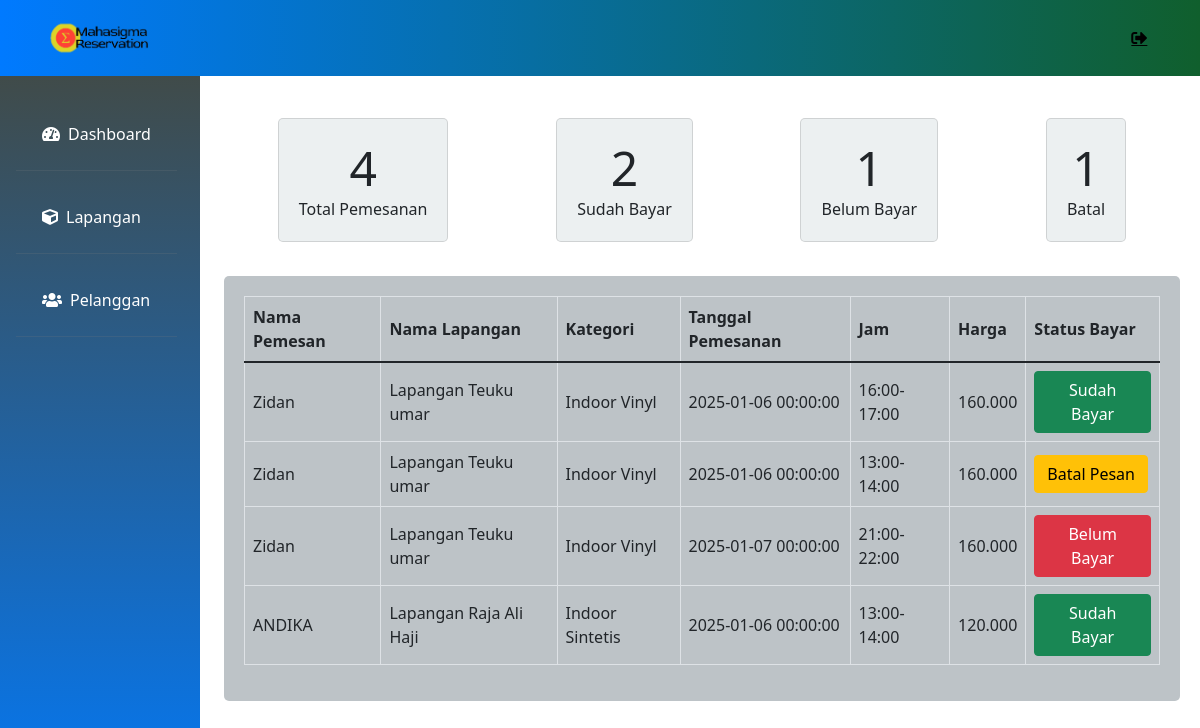
Screenshot of /dashboard.php (signed in) with the database file from the repository.
### tables this page shows
CREATE TABLE `pemesan` (
  `id` int(11) NOT NULL,
  `username` varchar(15) NOT NULL,
  `nama_pemesan` varchar(20) NOT NULL,
  `tanggal_pemesanan` datetime NOT NULL,
  `jam` varchar(20) NOT NULL,
  `nama_lapangan` varchar(30) NOT NULL,
  `kategori` varchar(15) NOT NULL,
  `harga` int(11) NOT NULL,
  `gambar` varchar(255) DEFAULT NULL,
  `status_bayar` enum('Belum Bayar','Sudah Bayar','Batal Pesan') DEFAULT 'Belum Bayar'
);

### dashboard.php (the view, shortened to what this page needs)
<?php
include 'koneksi.php';
$totalPesanan = mysqli_fetch_assoc(mysqli_query($koneksi, "SELECT COUNT(*) AS total FROM pemesan"))['total'];
$totalSudahBayar = mysqli_fetch_assoc(mysqli_query($koneksi, "SELECT COUNT(*) AS total FROM pemesan WHERE status_bayar = 'Sudah Bayar'"))['total'];
$totalBelumBayar = mysqli_fetch_assoc(mysqli_query($koneksi, "SELECT COUNT(*) AS total FROM pemesan WHERE status_bayar = 'Belum Bayar'"))['total'];
$totalBatal = mysqli_fetch_assoc(mysqli_query($koneksi, "SELECT COUNT(*) AS total FROM pemesan WHERE status_bayar = 'Batal Pesan'"))['total'];
?>
<!doctype html>
<html lang="en">
<head>
    <link rel="stylesheet" href="https://cdn.jsdelivr.net/npm/bootstrap@5.1.3/dist/css/bootstrap.min.css">
    <link rel="stylesheet" href="https://cdnjs.cloudflare.com/ajax/libs/font-awesome/5.15.4/css/all.min.css">
</head>
<body>
<nav class="navbar navbar-expand-lg navbar-light bg-info fixed-top">
        <div class="container-fluid">
            <img alt="logo" class="navbar-brand text-white-fa-2x" height="60"
                src="./image/mahasigma-reservation-high-resolution-logo.png">
            <div class="collapse navbar-collapse" id="navbarSupportedContent">
                <div class="ms-auto d-flex align-items-center">
                    <div class="icon">
                        <a href="logout.php" class="fas fa-sign-out-alt fa-1x me-4 text-black"></a>
                    </div>
                </div>
            </div>
        </div>
    </nav>
    <div class="row g-0 mt-5">
        <div class="col-md-2 bg-info mt-2 pt-5">
            <ul class="nav flex-column ms-3 mb-5">
                <li class="nav-item">
                    <a class="nav-link active text-white" href="dashboard.php"><i
                            class="fas fa-tachometer-alt me-2"></i>Dashboard</a>
                    <hr class="bg-secondary">
                </li>
                <li class="nav-item">
                    <a class="nav-link text-white" href="lapangan.php"><i class="fas fa-cube me-2"></i>Lapangan</a>
                    <hr class="bg-secondary">
                </li>
                <li class="nav-item">
                    <a class="nav-link text-white" href="pelanggan.php"><i class="fas fa-users me-2"></i>Pelanggan</a>
                    <hr class="bg-secondary">
                </li>
            </ul>
        </div>
        <div class="content flex-grow-1 col-md-10">
            <div class="d-flex justify-content-around">
            <div class="card">
                    <h1><?= $totalPesanan ?></h1>
                    <p>Total Pemesanan</p>
                </div>
                <div class="card">
                    <h1><?= $totalSudahBayar ?></h1>
                    <p>Sudah Bayar</p>
                </div>
                <div class="card">
                    <h1><?= $totalBelumBayar ?></h1>
                    <p>Belum Bayar</p>
                </div>
                <div class="card">
                    <h1><?= $totalBatal ?></h1>
                    <p>Batal
                </div>
            </div>
            <div class="table-container mt-4">
                <table class="table table-bordered">
                    <thead>
                        <tr>
                            <th>Nama Pemesan</th>
                            <th>Nama Lapangan</th>
                            <th>Kategori</th>
                            <th>Tanggal Pemesanan</th>
                            <th>Jam</th>
                            <th>Harga</th>
                            <th>Status Bayar</th>
                        </tr>
                    </thead>
                    <tbody>
                        <?php
                    include 'koneksi.php';
                    $query = mysqli_query($koneksi, "SELECT * FROM pemesan");
                    while ($data = mysqli_fetch_assoc($query)) {
                    ?>
                        <tr>
                            <td><?php echo$data['nama_pemesan']; ?></td>
                            <td><?php echo $data['nama_lapangan']; ?></td>
                            <td><?php echo $data['kategori']; ?></td>
                            <td><?php echo $data['tanggal_pemesanan']; ?></td>
                            <td><?php echo $data['jam']; ?></td>
                            <td><?php echo number_format($data['harga'], 0, ',', '.'); ?></td>
                            <td>
                                <button class="btn
                                    <?php
                                        if ($data['status_bayar'] == 'Sudah Bayar') {
                                            echo 'btn-success';
                                        } elseif ($data['status_bayar'] == 'Batal Pesan') {
                                            echo 'btn-warning';
                                        } else {
                                            echo 'btn-danger';
                                        }
                                    ?> update-status"
                                    data-id="<?php echo $data['id']; ?>"
                                    data-status="<?php echo $data['status_bayar']; ?>">
                                    <?php
                                        if ($data['status_bayar'] == 'Sudah Bayar') {
                                            echo 'Sudah Bayar';
                                        } elseif ($data['status_bayar'] == 'Batal Pesan') {
                                            echo 'Batal Pesan';
                                        } else {
                                            echo 'Belum Bayar';
                                        }
                                    ?>
                                </button>
                            </td>
                        </tr>
                    <?php
                    }
                    ?>
                    </tbody>
                </table>
            </div>
        </div>
    </div>
</body>
</html>

### dashboard.php (style rules this page uses)
.navbar-brand { margin-left: 20px; }
.navbar { background: linear-gradient(to right, #007aff, #105f2d); }
.col-md-2 { background: linear-gradient(to top, #007bff, #424a45); min-height: 100vh; }
.nav { position: fixed; }
.bg-info { position: fixed; }
.nav-link { margin: 10px; }
.content { padding: 20px; margin-top: 40px; margin-left: 17%; width: 50%; }
.card { background-color: #ecf0f1; padding: 20px; text-align: center; margin: 10px; border-radius: 5px; }
.card h1 { font-size: 3em; margin: 0; }
.card p { margin: 0; }
.table-container { background-color: #bdc3c7; padding: 20px; border-radius: 5px; border-radius: 1r; }
.table th, .table td { vertical-align: middle; }

### rows the page displays
pemesan: nama_pemesan "Zidan", nama_lapangan "Lapangan Teuku umar", kategori "Indoor Vinyl", tanggal_pemesanan "2025-01-06 00:00:00", jam "16:00-17:00", harga "160.000", status_bayar "Sudah Bayar"
pemesan: nama_pemesan "Zidan", nama_lapangan "Lapangan Teuku umar", kategori "Indoor Vinyl", tanggal_pemesanan "2025-01-06 00:00:00", jam "13:00-14:00", harga "160.000", status_bayar "Batal Pesan"
pemesan: nama_pemesan "Zidan", nama_lapangan "Lapangan Teuku umar", kategori "Indoor Vinyl", tanggal_pemesanan "2025-01-07 00:00:00", jam "21:00-22:00", harga "160.000", status_bayar "Belum Bayar"
pemesan: nama_pemesan "ANDIKA", nama_lapangan "Lapangan Raja Ali Haji", kategori "Indoor Sintetis", tanggal_pemesanan "2025-01-06 00:00:00", jam "13:00-14:00", harga "120.000", status_bayar "Sudah Bayar"

### other values shown
$totalPesanan "4"
$totalSudahBayar "2"
$totalBelumBayar "1"
$totalBatal "1"
